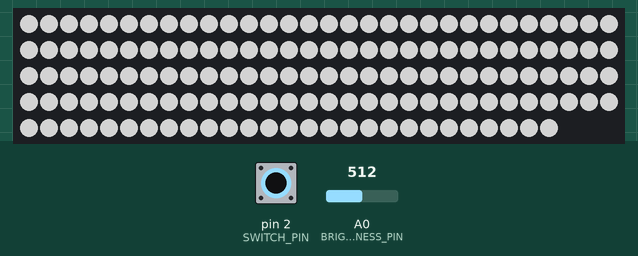
The sketch below on a simulated Arduino Uno, built with avr-gcc and run on an emulated ATmega328P. Shown: 147 RGB LEDs in strip order, left to right, continuing on the next row. The test bench sets the inputs (shaded band); at power-on: pin 2 (SWITCH_PIN) LOW, A0 (BRIGHTNESS_PIN) = 512. Dim RGB values are drawn brighter than linear; what the sketch prints to the serial monitor is not drawn.

1.3 s: pin 2 (SWITCH_PIN) pulled HIGH for 0.15 s
Above: at 1.38 s.
2.9 s: pin 2 (SWITCH_PIN) pulled HIGH for 3.2 s
Timing chart, 0 to 5.9 s (numbered marks = the images above; inputs shaded):
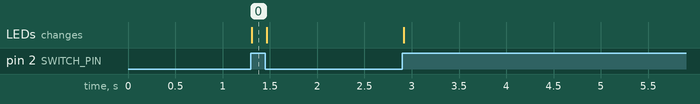

Measured:
- after the input at 1.3 s, the LEDs: change at once (image 0)

The sketch:

Pot_Switch_Test.ino
```cpp
#include <FastLED.h>

#define DATA_PIN        6
#define NUM_LEDS        147
#define BRIGHTNESS_PIN  A0
#define SWITCH_PIN 2


CRGB leds[NUM_LEDS];

void setup() {
  pinMode(SWITCH_PIN, INPUT);
  FastLED.addLeds<WS2812B, DATA_PIN, GRB>(leds, NUM_LEDS);
  FastLED.setBrightness(0);        // start dark
  fill_solid(leds, NUM_LEDS, CRGB::White);
  FastLED.show();

  Serial.begin(9600);
}

void loop() {
  bool switchStatus = digitalRead(SWITCH_PIN);
  int raw = analogRead(BRIGHTNESS_PIN);
  uint8_t brightness = map(raw, 0, 1023, 0, 255);
  Serial.println(switchStatus);

  if (switchStatus == HIGH) {
    FastLED.setBrightness(brightness);
  }
  else if (switchStatus == LOW) {
    FastLED.setBrightness(0);
  }

  FastLED.show();
  delay(10);
}
```
